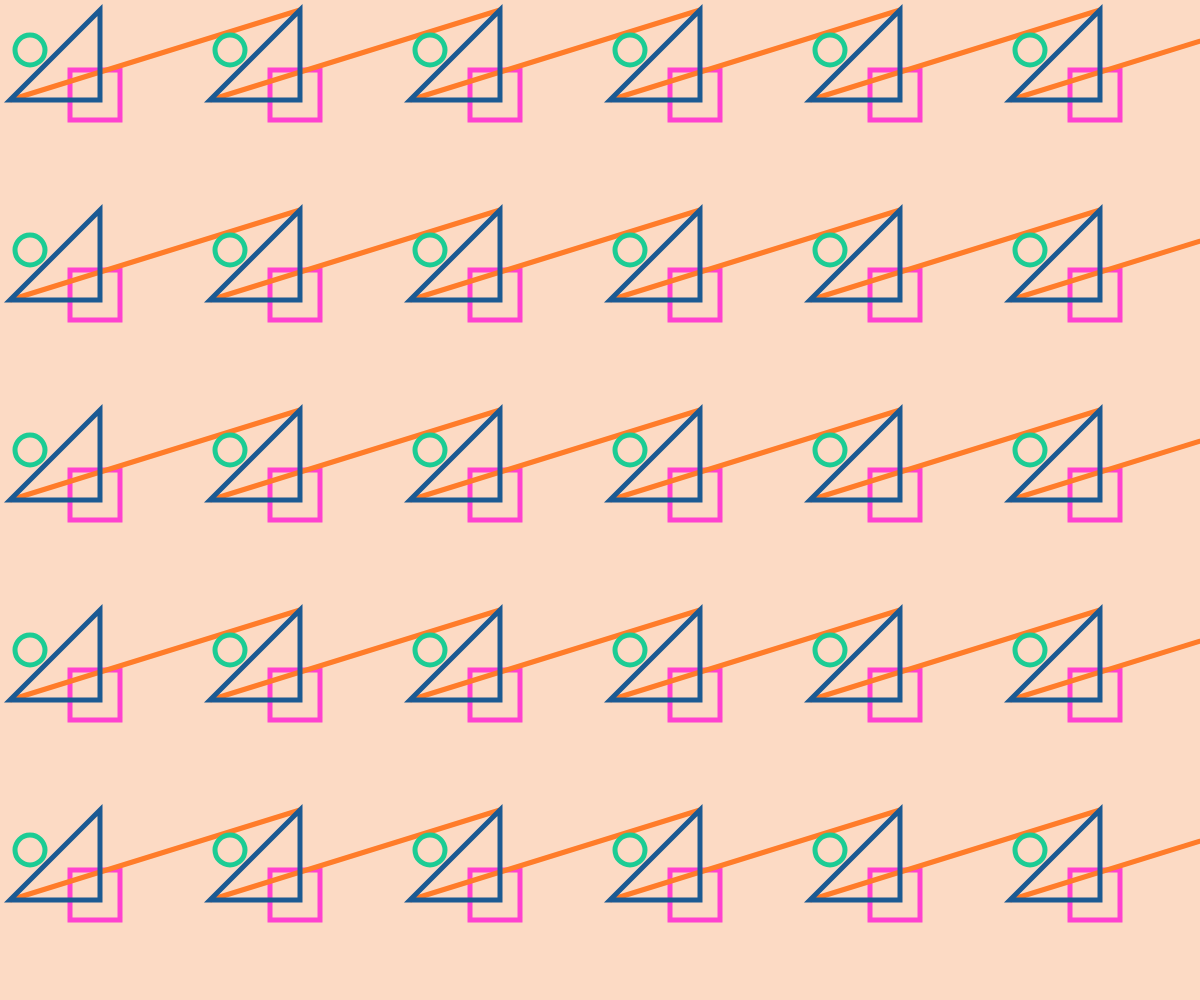
Frame 1 (no input)
Frame 60 (no input): identical to frame 1, image omitted
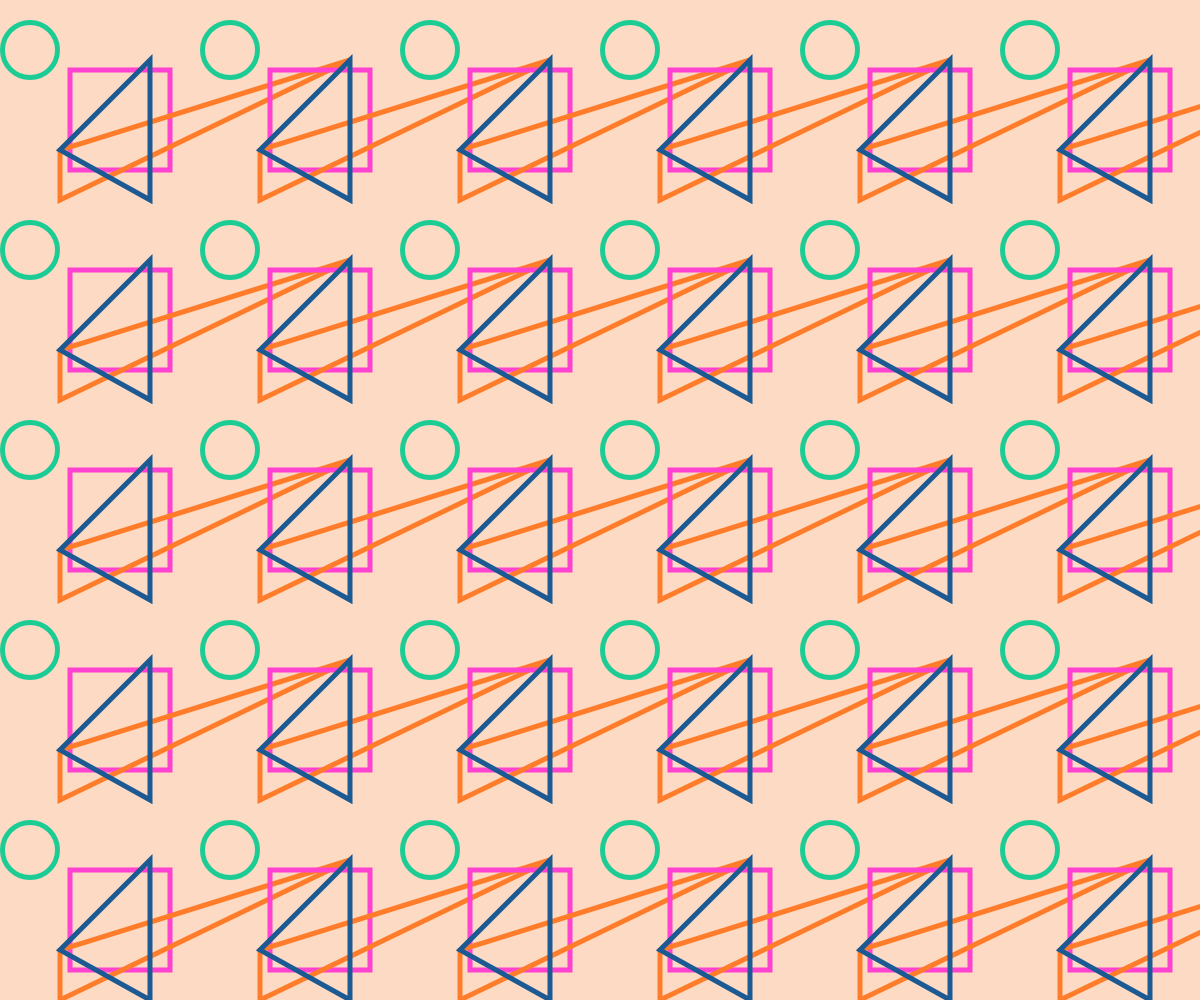
Frame 120 (the mouse pressed at the canvas centre since frame 60)

The p5.js sketch that drew these frames (run headless with seeded random() and noise() and a simulated clock; from frame 60 on, the mouse is pressed at the canvas centre):

// p5.js sketch
// ── sketch.js
function setup() {
	createCanvas(windowWidth, windowHeight);
}

function draw() {
  background("#FCDAC4"); //背景
	var count = 0
  for(var x=0; x<width;x=x+200){//每隔200畫一個
  for(var y=0; y<height;y=y+200){
	count=count+1
	//加入一段程式碼讓圖形填滿整個版面(螢幕)
		
	strokeWeight(5)//邊框粗度
	noFill()//不填上顏色
	rectMode(CORNER);	
	stroke("#FF42D0")//粉
	rect(70+x,70+y,50+map(mouseX,0,width,0,100))	
	//加入一段程式使圖形隨滑鼠改變 
	stroke("#1CCC94")//綠	
  ellipse(30+x,50+y,30+map(mouseX,0,width,0,50)) 	
	stroke("#FF7C2A")//橘色		
	rectMode(CENTER);
	triangle(10+x+map(mouseX,0,width,0,100),100+y+map(mouseX,0,width,0,200),300+x+map(mouseX,0,width,0,100),10+y+map(mouseX,0,width,0,100),10+x+map(mouseX,0,width,0,100),100+y+map(mouseX,0,width,0,100));//三角形	
  stroke("#1C5A93")//藍	
	triangle(100+x+map(mouseX,0,width,0,100),100+y+map(mouseX,0,width,0,200),100+x+map(mouseX,0,width,0,100),10+y+map(mouseX,0,width,0,100),10+x+map(mouseX,0,width,0,100),100+y+map(mouseX,0,width,0,100));//三角形	
}
	}
}
